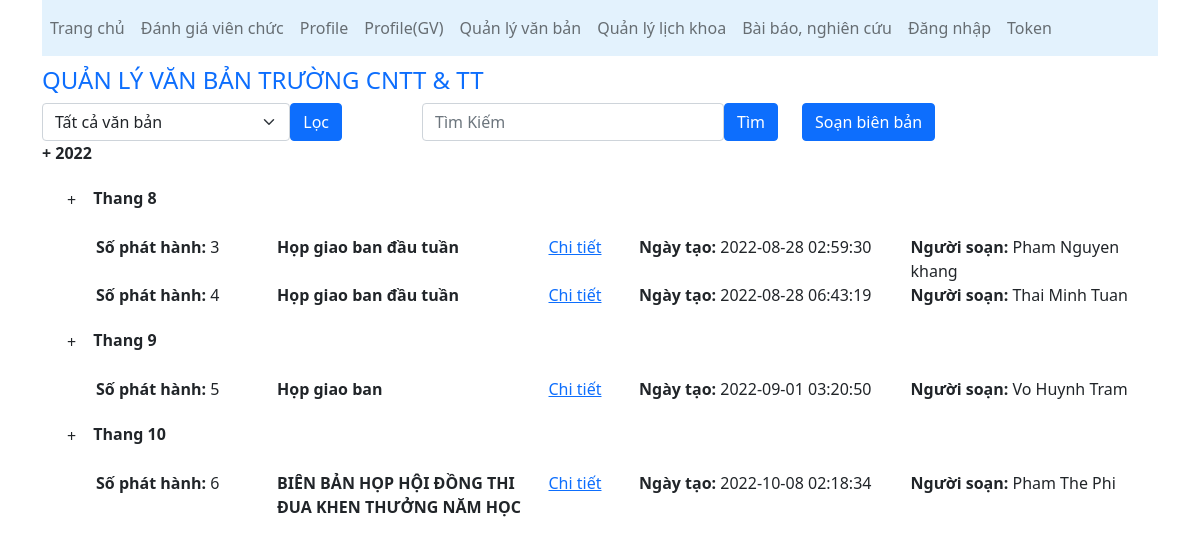
Page /van-ban/index.php on the committed database.
### tables this page shows
CREATE TABLE `vanban` (
  `idVanBan` int(11) NOT NULL,
  `TenVanBan` varchar(50) NOT NULL,
  `idThoiGian` int(11) NOT NULL,
  `NoiDung` text NOT NULL,
  `MaCB` varchar(20) NOT NULL,
  `Created_at` timestamp NOT NULL DEFAULT current_timestamp() ON UPDATE current_timestamp(),
  `TinhTrang` int(11) NOT NULL
);

CREATE TABLE `teacher` (
  `MaCB` varchar(20) NOT NULL,
  `BoMon` varchar(50) NOT NULL,
  `HoTen` varchar(50) NOT NULL,
  `GioiTinh` varchar(50) NOT NULL,
  `NgaySinh` varchar(20) NOT NULL,
  `SoDienThoai` varchar(20) NOT NULL,
  `Email` varchar(50) NOT NULL,
  `DiaChi` varchar(100) NOT NULL,
  `HocVi` varchar(50) NOT NULL,
  `HocVan` varchar(1000) NOT NULL,
  `ChungChi` varchar(1000) NOT NULL,
  `NghienCuu` varchar(1000) NOT NULL,
  `KinhNghiem` varchar(1000) NOT NULL,
  `Permission` int(11) NOT NULL
);

### van-ban/index.php (the view, shortened to what this page needs)
<!DOCTYPE html>
<html lang="en">
<head>
    <link href="https://cdn.jsdelivr.net/npm/bootstrap@5.0.2/dist/css/bootstrap.min.css" rel="stylesheet">
</head>
<body>
    <?php require("../config/database.php");
    ?>
    <div class="container">
        <?php require '../navbar/navbar.php'; ?>
        <div class="row" style="margin-top:10px;">
            <h4 style="color: #0d6efd;">QUẢN LÝ VĂN BẢN TRƯỜNG CNTT & TT</h4>
        </div>
        <div class="row">
            <div class="col-sm-4">
                <form style="width: 300px; display: flex;" action="" method="post"><select class="form-select" name="tinhTrang" aria-label="Default select example">
                        <option value="all">Tất cả văn bản</option>
                    </select>
                    <button class="btn btn-primary" type="submit" name="submitTinhTrang">Lọc</button>
                </form>
            </div>
            <div class="col-sm-4">
                <form method="get" style="display:flex;">
                    <input type="text" class="form-control" name="searchVanBan" placeholder="Tìm Kiếm">
                    <button type="submit" class="btn btn-primary">Tìm</button>
                </form>
            </div>
            <div class="col-sm-4">
                <a href="http://localhost/joomla/van-ban/edit.php" class="btn btn-primary">Soạn biên bản</a>
            </div>
        </div>
        <?php
        if (isset($_POST['submitTinhTrang'])) {
            $tinhTrang = $_POST['tinhTrang'];
            if ($tinhTrang === "all") {
                header("Location: http://localhost/joomla/van-ban/");
            }
            $sqlYear = "SELECT DISTINCT EXTRACT(YEAR FROM Created_at) AS year FROM vanban WHERE TinhTrang='$tinhTrang'";
        } else if (isset($_GET['searchVanBan'])) {
            $searchVanBan = $_GET['searchVanBan'];
            $sqlYear = "SELECT DISTINCT EXTRACT(YEAR FROM Created_at) AS year FROM vanban WHERE (idVanBan Like '%$searchVanBan%' OR TenVanBan Like '%$searchVanBan%' OR MaCB Like '%$searchVanBan%' OR Created_at Like '%$searchVanBan%')";
        } else {
            $sqlYear = "SELECT DISTINCT EXTRACT(YEAR FROM Created_at) AS year FROM vanban;";
        }
        $resultYear = mysqli_query($con, $sqlYear);
        while ($row = mysqli_fetch_array($resultYear)) { ?>
            <p style="font-weight: 700;"> + <?= $row['year'] ?></p>
            <?php
            $nam = $row['year'];
            if (isset($_POST['submitTinhTrang'])) {
                $tinhTrang = $_POST['tinhTrang'];
                $sqlMonth = "SELECT DISTINCT EXTRACT(MONTH FROM Created_at) AS month FROM vanban WHERE year(Created_at) = $nam and TinhTrang='$tinhTrang';";
            } else if (isset($_GET['searchVanBan'])) {
                $searchVanBan = $_GET['searchVanBan'];
                $sqlMonth = "SELECT DISTINCT EXTRACT(MONTH FROM Created_at) AS month FROM vanban WHERE year(Created_at) = $nam and (idVanBan Like '%$searchVanBan%' OR TenVanBan Like '%$searchVanBan%' OR MaCB Like '%$searchVanBan%' OR Created_at Like '%$searchVanBan%');";
            } else {
                $sqlMonth = "SELECT DISTINCT EXTRACT(MONTH FROM Created_at) AS month FROM vanban WHERE year(Created_at) = $nam;";
            }
            $resultMonth = mysqli_query($con, $sqlMonth);
            while ($row = mysqli_fetch_array($resultMonth)) { ?>
                <p class="collapsible" style="margin-left: 12px; font-weight: 700;"> <button class="btn">+</button> Thang <?= $row['month'] ?></p>
                <div class="content">
                    <?php
                    $thang = $row['month'];
                    if (isset($_POST['submitTinhTrang'])) {
                        $tinhTrang = $_POST['tinhTrang'];
                        $sqlDay = "SELECT * FROM `vanban` WHERE year(`Created_at`) = Year('$nam-01-01') AND month(`Created_at`) = month('$nam-$thang-01') and TinhTrang='$tinhTrang';";
                    } else {
                        $sqlDay = "SELECT * FROM `vanban` WHERE year(`Created_at`) = Year('$nam-01-01') AND month(`Created_at`) = month('$nam-$thang-01');";
                    }
                    $resultDay = mysqli_query($con, $sqlDay);
                    while ($row = mysqli_fetch_array($resultDay)) { ?>
                        <div class="row" style="margin-left: 42px;">
                            <div class="col-sm-2">
                                <p><span style="font-weight: 600;">Số phát hành:</span> <?= $row['idVanBan'] ?></p>
                            </div>
                            <div class="col-sm-3" style="font-weight:600;"><?= $row['TenVanBan'] ?></div>
                            <div class="col-sm-1"><a href="http://localhost/joomla/van-ban/details.php?idVanBan=<?= $row['idVanBan'] ?>">Chi tiết</a></div>
                            <div class="col-sm-3"><span style="font-weight: 600;">Ngày tạo: </span> <?= $row['Created_at'] ?></div>
                            <div class="col-sm-3"><span style="font-weight: 600;">Người soạn: </span> <?php
                                                                                                        $macb = $row['MaCB'];
                                                                                                        $sqlSelectDate = "SELECT * from teacher where MaCB = '$macb'";
                                                                                                        $resultThoiGian = mysqli_query($con, $sqlSelectDate);
                                                                                                        while ($row = mysqli_fetch_array($resultThoiGian)) {
                                                                                                        ?>
                                    <?= $row['HoTen'] ?>
                                <?php }
                                ?></div>
                        </div>
                    <?php }
                    ?>
                </div>
            <?php }
            ?>
        <?php }
        ?>
    </div>
</body>
</html>

### rows in the picture
vanban: idVanBan "3", TenVanBan "Họp giao ban đầu tuần", Created_at "2022-08-28 02:59:30"
teacher: HoTen "Pham Nguyen khang"
vanban: idVanBan "4", TenVanBan "Họp giao ban đầu tuần", Created_at "2022-08-28 06:43:19"
teacher: HoTen "Thai Minh Tuan"
vanban: idVanBan "5", TenVanBan "Họp giao ban", Created_at "2022-09-01 03:20:50"
teacher: HoTen "Vo Huynh Tram"
vanban: idVanBan "6", TenVanBan "BIÊN BẢN HỌP HỘI ĐỒNG THI ĐUA KHEN THƯỞNG NĂM HỌC", Created_at "2022-10-08 02:18:34"
teacher: HoTen "Pham The Phi"

### other values in the picture
$row['year'] "2022"
$row['month'] "8"
$row['month'] "9"
$row['month'] "10"
